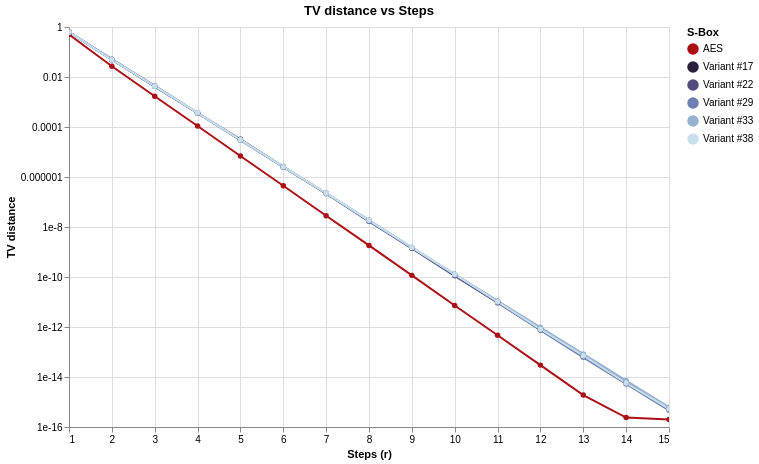

Notebook code cell kept with this figure:
### Code cell
chart_tv = compare_tv_distance_altair(
    specs,
    r_values=list(range(1,16)),
    log_scale=True,
    detail=False
)
chart_tv

### Figure 1 — Vega-Lite specification as saved in the notebook (floating-point values rounded to 4 significant figures)
{"config": {"view": {"continuousWidth": 300, "continuousHeight": 300}}, "data": {"name": "data-67c4689fb80720927639138601c6edd0"}, "mark": {"type": "line", "point": true}, "encoding": {"color": {"field": "S-Box", "legend": {"title": "S-Box"}, "scale": {"domain": ["AES", "Variant #17", "Variant #22", "Variant #29", "Variant #33", "Variant #38"], "range": ["#aa1016", "#2b1f3e", "#504c7f", "#707fb1", "#95b1d2", "#c7dfeb"]}, "type": "nominal"}, "tooltip": [{"field": "r", "type": "quantitative"}, {"field": "S-Box", "type": "nominal"}, {"field": "TV distance", "type": "quantitative"}], "x": {"field": "r", "title": "Steps (r)", "type": "quantitative"}, "y": {"field": "TV distance", "scale": {"type": "log"}, "title": "TV distance", "type": "quantitative"}}, "height": 400, "params": [{"name": "param_25", "select": {"type": "interval", "encodings": ["x", "y"]}, "bind": "scales"}], "title": "TV distance vs Steps", "width": 600, "$schema": "https://vega.github.io/schema/vega-lite/v5.20.1.json", "datasets": {"data-67c4689fb80720927639138601c6edd0": [{"r": 1, "S-Box": "AES", "TV distance": 0.502}, {"r": 2, "S-Box": "AES", "TV distance": 0.02703}, {"r": 3, "S-Box": "AES", "TV distance": 0.001699}, {"r": 4, "S-Box": "AES", "TV distance": 0.0001094}, {"r": 5, "S-Box": "AES", "TV distance": 6.949e-06}, {"r": 6, "S-Box": "AES", "TV distance": 4.45e-07}, {"r": 7, "S-Box": "AES", "TV distance": 2.823e-08}, {"r": 8, "S-Box": "AES", "TV distance": 1.836e-09}, {"r": 9, "S-Box": "AES", "TV distance": 1.162e-10}, {"r": 10, "S-Box": "AES", "TV distance": 7.258e-12}, {"r": 11, "S-Box": "AES", "TV distance": 4.658e-13}, {"r": 12, "S-Box": "AES", "TV distance": 2.987e-14}, {"r": 13, "S-Box": "AES", "TV distance": 1.895e-15}, {"r": 14, "S-Box": "AES", "TV distance": 2.381e-16}, {"r": 15, "S-Box": "AES", "TV distance": 1.991e-16}, {"r": 1, "S-Box": "Variant #17", "TV distance": 0.6235}, {"r": 2, "S-Box": "Variant #17", "TV distance": 0.04952}, {"r": 3, "S-Box": "Variant #17", "TV distance": 0.004232}, {"r": 4, "S-Box": "Variant #17", "TV distance": 0.0003635}, {"r": 5, "S-Box": "Variant #17", "TV distance": 3.206e-05}, {"r": 6, "S-Box": "Variant #17", "TV distance": 2.574e-06}, {"r": 7, "S-Box": "Variant #17", "TV distance": 2.221e-07}, {"r": 8, "S-Box": "Variant #17", "TV distance": 1.849e-08}, {"r": 9, "S-Box": "Variant #17", "TV distance": 1.496e-09}, {"r": 10, "S-Box": "Variant #17", "TV distance": 1.282e-10}, {"r": 11, "S-Box": "Variant #17", "TV distance": 1.056e-11}, {"r": 12, "S-Box": "Variant #17", "TV distance": 8.859e-13}, {"r": 13, "S-Box": "Variant #17", "TV distance": 7.779e-14}, {"r": 14, "S-Box": "Variant #17", "TV distance": 6.119e-15}, {"r": 15, "S-Box": "Variant #17", "TV distance": 5.811e-16}, {"r": 1, "S-Box": "Variant #22", "TV distance": 0.6275}, {"r": 2, "S-Box": "Variant #22", "TV distance": 0.05175}, {"r": 3, "S-Box": "Variant #22", "TV distance": 0.004235}, {"r": 4, "S-Box": "Variant #22", "TV distance": 0.0003555}, {"r": 5, "S-Box": "Variant #22", "TV distance": 2.971e-05}, {"r": 6, "S-Box": "Variant #22", "TV distance": 2.455e-06}, {"r": 7, "S-Box": "Variant #22", "TV distance": 2.217e-07}, {"r": 8, "S-Box": "Variant #22", "TV distance": 1.682e-08}, {"r": 9, "S-Box": "Variant #22", "TV distance": 1.397e-09}, {"r": 10, "S-Box": "Variant #22", "TV distance": 1.114e-10}, {"r": 11, "S-Box": "Variant #22", "TV distance": 9.409e-12}, {"r": 12, "S-Box": "Variant #22", "TV distance": 7.707e-13}, {"r": 13, "S-Box": "Variant #22", "TV distance": 6.641e-14}, {"r": 14, "S-Box": "Variant #22", "TV distance": 5.76e-15}, {"r": 15, "S-Box": "Variant #22", "TV distance": 5.469e-16}, {"r": 1, "S-Box": "Variant #29", "TV distance": 0.6275}, {"r": 2, "S-Box": "Variant #29", "TV distance": 0.04916}, {"r": 3, "S-Box": "Variant #29", "TV distance": 0.004477}, {"r": 4, "S-Box": "Variant #29", "TV distance": 0.0003665}, {"r": 5, "S-Box": "Variant #29", "TV distance": 3.061e-05}, {"r": 6, "S-Box": "Variant #29", "TV distance": 2.547e-06}, {"r": 7, "S-Box": "Variant #29", "TV distance": 2.133e-07}, {"r": 8, "S-Box": "Variant #29", "TV distance": 1.717e-08}, {"r": 9, "S-Box": "Variant #29", "TV distance": 1.467e-09}, {"r": 10, "S-Box": "Variant #29", "TV distance": 1.202e-10}, {"r": 11, "S-Box": "Variant #29", "TV distance": 9.992e-12}, {"r": 12, "S-Box": "Variant #29", "TV distance": 7.42e-13}, {"r": 13, "S-Box": "Variant #29", "TV distance": 6.109e-14}, {"r": 14, "S-Box": "Variant #29", "TV distance": 5.277e-15}, {"r": 15, "S-Box": "Variant #29", "TV distance": 4.645e-16}, {"r": 1, "S-Box": "Variant #33", "TV distance": 0.6235}, {"r": 2, "S-Box": "Variant #33", "TV distance": 0.05067}, {"r": 3, "S-Box": "Variant #33", "TV distance": 0.004213}, {"r": 4, "S-Box": "Variant #33", "TV distance": 0.0003633}, {"r": 5, "S-Box": "Variant #33", "TV distance": 3.045e-05}, {"r": 6, "S-Box": "Variant #33", "TV distance": 2.624e-06}, {"r": 7, "S-Box": "Variant #33", "TV distance": 2.24e-07}, {"r": 8, "S-Box": "Variant #33", "TV distance": 1.849e-08}, {"r": 9, "S-Box": "Variant #33", "TV distance": 1.533e-09}, {"r": 10, "S-Box": "Variant #33", "TV distance": 1.263e-10}, {"r": 11, "S-Box": "Variant #33", "TV distance": 1.101e-11}, {"r": 12, "S-Box": "Variant #33", "TV distance": 9.685e-13}, {"r": 13, "S-Box": "Variant #33", "TV distance": 8.343e-14}, {"r": 14, "S-Box": "Variant #33", "TV distance": 7.245e-15}, {"r": 15, "S-Box": "Variant #33", "TV distance": 6.171e-16}, {"r": 1, "S-Box": "Variant #38", "TV distance": 0.6235}, {"r": 2, "S-Box": "Variant #38", "TV distance": 0.04955}, {"r": 3, "S-Box": "Variant #38", "TV distance": 0.004365}, {"r": 4, "S-Box": "Variant #38", "TV distance": 0.00037}, {"r": 5, "S-Box": "Variant #38", "TV distance": 3.079e-05}, {"r": 6, "S-Box": "Variant #38", "TV distance": 2.52e-06}, {"r": 7, "S-Box": "Variant #38", "TV distance": 2.276e-07}, {"r": 8, "S-Box": "Variant #38", "TV distance": 1.845e-08}, {"r": 9, "S-Box": "Variant #38", "TV distance": 1.528e-09}, {"r": 10, "S-Box": "Variant #38", "TV distance": 1.297e-10}, {"r": 11, "S-Box": "Variant #38", "TV distance": 1.026e-11}, {"r": 12, "S-Box": "Variant #38", "TV distance": 8.194e-13}, {"r": 13, "S-Box": "Variant #38", "TV distance": 7.117e-14}, {"r": 14, "S-Box": "Variant #38", "TV distance": 5.793e-15}, {"r": 15, "S-Box": "Variant #38", "TV distance": 5.36e-16}]}}
